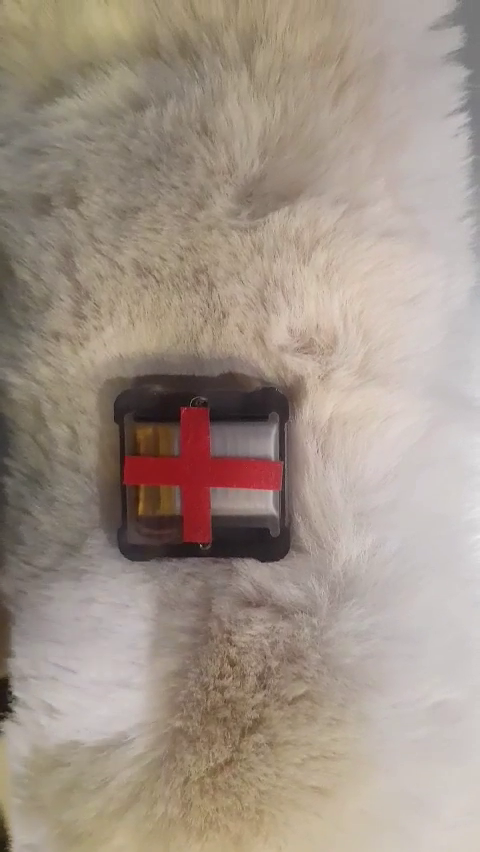
//> input picture frame 24 of openCV_HR/openCV_HR/3.mp4, 480 x 852 px
$ ./color_detection   (built with g++ and OpenCV 4)
//> lines starting //> are read from the running program, lines starting //| are printed output that depends on the picture; after the words box and inside, x2 and y2 are one past the last pixel; in counts of white or black regions, pixels touching at a corner belong together
### openCV_HR/openCV_HR/DataWriter.h
#pragma once

#include<iostream>
#include<chrono>
#include<vector>
#include<fstream>
#include<string>

struct DataBlock
{
	uint64_t miliseconds;
	DataBlock(uint64_t _time);
};

// 현재 사용중인 데이터 정보
struct DataBlock2 : public DataBlock
{
	float x;
	float y;
	DataBlock2(uint64_t _time, float _x, float _y);
};

struct DataBlock3 : public DataBlock2
{
	float z;
};

class CDataWriter {

private:
	std::vector<DataBlock2> mDataList;

public:
	CDataWriter();
	CDataWriter(const CDataWriter& Writer) = delete;
	CDataWriter(CDataWriter&& other) = delete;
	virtual ~CDataWriter();

	void Append(float _time, float _x ,float _y);
	void Append(const DataBlock2& _DataBlock);
	void WriteDataToFile(std::string _filename);
};

### openCV_HR/openCV_HR/DataWriter.cpp
#include "DataWriter.h"


DataBlock::DataBlock(uint64_t _time) : miliseconds(_time)
{
}


DataBlock2::DataBlock2(uint64_t _time, float _x, float _y)
	: DataBlock(_time), x(_x), y(_y)
{
}

CDataWriter::CDataWriter()
{
}


CDataWriter::~CDataWriter()
{

}

void CDataWriter::Append(float _time, float _x, float _y)
{
	mDataList.emplace_back(DataBlock2(_time, _x, _y));
}

// [4 lines left out: function Append, not called in this run]

void CDataWriter::WriteDataToFile(std::string _filename)
{

	std::ofstream fout;
	fout.open(_filename+".txt");

	for (auto& data : mDataList)
	{
		fout << data.miliseconds << "\t" << data.x << "\t" << data.y << std::endl;
	}
	fout.close();
}

### openCV_HR/openCV_HR/color detection.cpp
#include <opencv2/opencv.hpp>
#include <iostream>
#include "DataWriter.h"

using namespace cv;
using namespace std;

int main()
{

	CDataWriter DataWriter;

	int range_count = 0;

	Scalar red(0, 0, 255);
	//Scalar blue(255, 0, 0);
	//Scalar yellow(0, 255, 255);

	//Scalar magenta(255, 0, 255);


	Mat rgb_color = Mat(1, 1, CV_8UC3, red);
	Mat hsv_color;

	cvtColor(rgb_color, hsv_color, COLOR_BGR2HSV);


	int hue = (int)hsv_color.at<Vec3b>(0, 0)[0];
	int saturation = (int)hsv_color.at<Vec3b>(0, 0)[1];
	int value = (int)hsv_color.at<Vec3b>(0, 0)[2];


	cout << "hue = " << hue << endl;
	cout << "saturation = " << saturation << endl;
	cout << "value = " << value << endl;


	int low_hue = hue - 10;
	int high_hue = hue + 10;

	int low_hue1 = 0, low_hue2 = 0;
	int high_hue1 = 0, high_hue2 = 0;

	if (low_hue < 10) {
		range_count = 2;

		high_hue1 = 180;
		low_hue1 = low_hue + 180;
		high_hue2 = high_hue;
		low_hue2 = 0;
	}
	else if (high_hue > 170) {
		range_count = 2;

		high_hue1 = low_hue;
		low_hue1 = 180;
		high_hue2 = high_hue - 180;
		low_hue2 = 0;
	}
	else {
		range_count = 1;

		low_hue1 = low_hue;
		high_hue1 = high_hue;
	}


	cout << low_hue1 << "  " << high_hue1 << endl;
	cout << low_hue2 << "  " << high_hue2 << endl;


	//--- INITIALIZE VIDEOCAPTURE
	VideoCapture cap;

	//int deviceID = 0;					   // 0 = open default camera
	//int apiID = cv::CAP_ANY;      // 0 = autodetect default API

	//cap.open(deviceID + apiID);

	Mat img_frame, img_hsv;

	//---비디오로 할 때---
	cap.open("3.mp4");

	if (!cap.isOpened()) {
		cerr << "ERROR! Unable to open camera\n";
		return -1;
	}


	for (;;)
	{

		// wait for a new frame from camera and store it into 'frame'
		cap.read(img_frame);
//> img_frame is the input picture: 852 rows x 480 cols, CV_8UC3; mean B, G, R 135.9, 147.8, 162

		// check if we succeeded
		if (img_frame.empty()) {
			cerr << "ERROR! blank frame grabbed\n";
			break;
		}


		//HSV로 변환
		cvtColor(img_frame, img_hsv, COLOR_BGR2HSV);
//> img_hsv: 852 rows x 480 cols, CV_8UC3; mean H, S, V 27.2, 44.8, 162.1


		//지정한 HSV 범위를 이용하여 영상을 이진화
		Mat img_mask1, img_mask2;
		inRange(img_hsv, Scalar(low_hue1, 150, 50), Scalar(high_hue1, 255, 255), img_mask1);
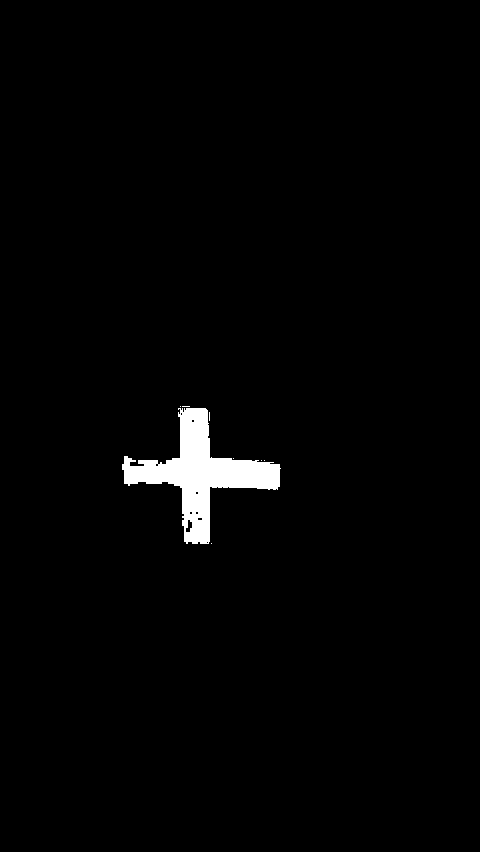
//> img_mask1: 852 rows x 480 cols, CV_8UC1; 1.7% white; 8 white regions (7 under 20 px), largest, box (x1, y1, x2, y2) and area: (122, 408, 281, 544) 7054
		if (range_count == 2) {
			inRange(img_hsv, Scalar(low_hue2, 150, 50), Scalar(high_hue2, 255, 255), img_mask2);
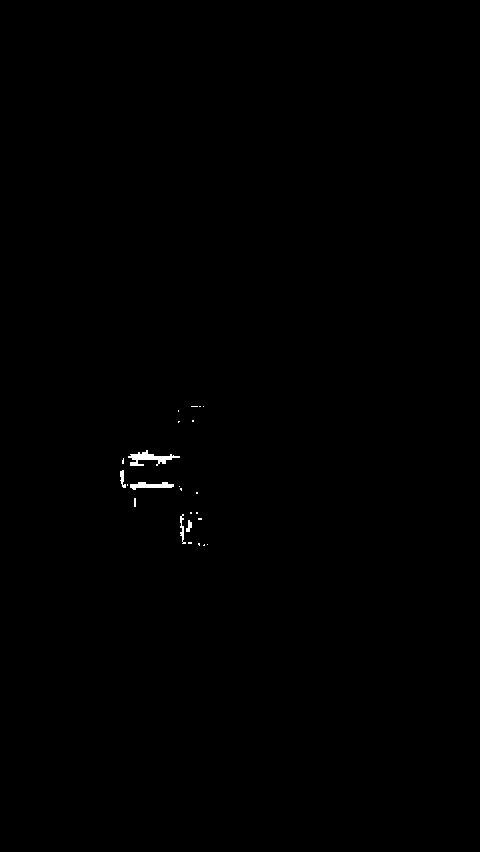
//> img_mask2: 852 rows x 480 cols, CV_8UC1; 0.2% white; 24 white regions (19 under 20 px), largest, box (x1, y1, x2, y2) and area: (128, 450, 180, 466) 336, (130, 482, 174, 490) 209, (180, 514, 186, 544) 73, (120, 470, 126, 488) 60, (186, 520, 192, 532) 44
			img_mask1 |= img_mask2;
		}


		//morphological opening 작은 점들을 제거
		erode(img_mask1, img_mask1, getStructuringElement(MORPH_ELLIPSE, Size(5, 5)));
		dilate(img_mask1, img_mask1, getStructuringElement(MORPH_ELLIPSE, Size(5, 5)));


		//morphological closing 영역의 구멍 메우기
		dilate(img_mask1, img_mask1, getStructuringElement(MORPH_ELLIPSE, Size(5, 5)));
		erode(img_mask1, img_mask1, getStructuringElement(MORPH_ELLIPSE, Size(5, 5)));
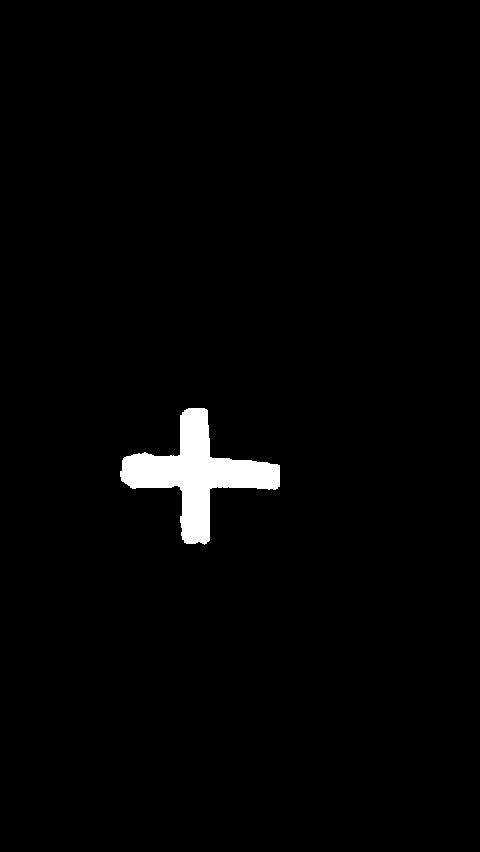
//> img_mask1: 852 rows x 480 cols, CV_8UC1; 1.9% white; 1 white region, box (x1, y1, x2, y2) and area: (120, 408, 280, 545) 7726


		//라벨링
		Mat img_labels, stats, centroids;
		int numOfLables = connectedComponentsWithStats(img_mask1, img_labels,
			stats, centroids, 8, CV_32S);
//> stats = [[0, 0, 480, 852, 401234], [120, 408, 160, 137, 7726]]; centroids = [[240.3, 424.6], [196.2, 473.9]]; numOfLables = 2


		int max = -1, idx = 0;

		for (int j = 1; j < numOfLables; ++j) {
			int area = stats.at<int>(j, CC_STAT_AREA); //가장 큰 영역을 얻어내서 max에 저장한다.
			if (max < area)
			{
				max = area;
				idx = j;
			}
		}
//> this loop made 1 pass
//> (area, max) on pass 1: (7726, 7726)
//> after the loop, max = 7726; idx = 1


		int left = stats.at<int>(idx, CC_STAT_LEFT);
//> left = 120
		int top = stats.at<int>(idx, CC_STAT_TOP);
//> top = 408
		int width = stats.at<int>(idx, CC_STAT_WIDTH);
//> width = 160
		int height = stats.at<int>(idx, CC_STAT_HEIGHT);
//> height = 137

		int right = left + width;
//> right = 280
		int bottom = top + height;
//> bottom = 545

		//--------------------------------------------------------------------
		int left_y = -1;

		for (int x = left - 20; x < left + 20; ++x)
			for (int y = top; y < bottom; ++y)
		{
			int b = img_frame.at<Vec3b>(y, x)[0];
			int g = img_frame.at<Vec3b>(y, x)[1];
			int r = img_frame.at<Vec3b>(y, x)[2];

			if ((r > 100) && (r*1.3 > g + b))  //원래 이진화된 영상에서 검사해야하지만 음 일단...빨강을 대강 찾음..
			{
				left_y = y;
				goto a;
			}
		}
//> this loop made 24 passes
		a:
		circle(img_frame, Point(left, left_y), 10, Scalar(0, 255, 0), 1);
//> img_frame: 852 rows x 480 cols, CV_8UC3; 56 pixels changed, all inside (x1, y1, x2, y2) = (110, 472, 131, 493)

		//--------------------------------------------------------------------
		int top_x = -1;


		for (int y = top; y < top + 20; ++y)
		{
			for (int x = left; x < right; ++x)
			{
				int b = img_frame.at<Vec3b>(y, x)[0];
				int g = img_frame.at<Vec3b>(y, x)[1];
				int r = img_frame.at<Vec3b>(y, x)[2];

				if ((r > 100) && (r*1.3 > g + b))
				{
					top_x = x;
					goto b;
				}
			}
		}
//> this loop made 1 pass

		b:

		circle(img_frame, Point(top_x, top), 10, Scalar(0, 255, 0), 1);
//> img_frame: 852 rows x 480 cols, CV_8UC3; mean B, G, R 135.9, 147.9, 162


		//--------------------------------------------------------------------

		int right_y = -1;
		for (int x = right - 30; x < right; ++x)
			for (int y = top; y < bottom; ++y)
			{
				int b = img_frame.at<Vec3b>(y, x)[0];
				int g = img_frame.at<Vec3b>(y, x)[1];
				int r = img_frame.at<Vec3b>(y, x)[2];

				if ((r > 100) && (r*1.3 > g + b))
				{
					right_y = y;

					goto c;
				}
			}

		c:
		circle(img_frame, Point(right, right_y), 10, Scalar(0, 255, 0), 1);
//> img_frame: 852 rows x 480 cols, CV_8UC3; mean B, G, R 135.8, 147.9, 162


		//--------------------------------------------------------------------
		int bottom_x = -1;

		for (int y = bottom - 20; y < bottom; ++y)
			for (int x = left; x < right; ++x)
			{
				int b = img_frame.at<Vec3b>(y, x)[0];
				int g = img_frame.at<Vec3b>(y, x)[1];
				int r = img_frame.at<Vec3b>(y, x)[2];

				if ((r > 100) && (r*1.3 > g + b))
				{
					bottom_x = x;
					break;
				}
			}
//> this loop made 20 passes
//> bottom_x on passes 1 to 12: 184, 184, 184, 184, 184, 184, 184, 184, 184, 184, 184, 184
//> after the loop, bottom_x = 199

		circle(img_frame, Point(bottom_x, bottom), 10, Scalar(0, 255, 0), 1);


		//Mat ROI = stats.adjustROI(top, bottom, left, right);


		int x = centroids.at<double>(idx, 0);
//> x = 196
		int y = centroids.at<double>(idx, 1);
//> y = 473
		// [10 lines of commented-out code are left out]
		line(img_frame, Point(left, left_y), Point(right, right_y), Scalar(0, 255, 255), 10);
		line(img_frame, Point(top_x, top), Point(bottom_x, bottom), Scalar(0, 255, 255), 10);
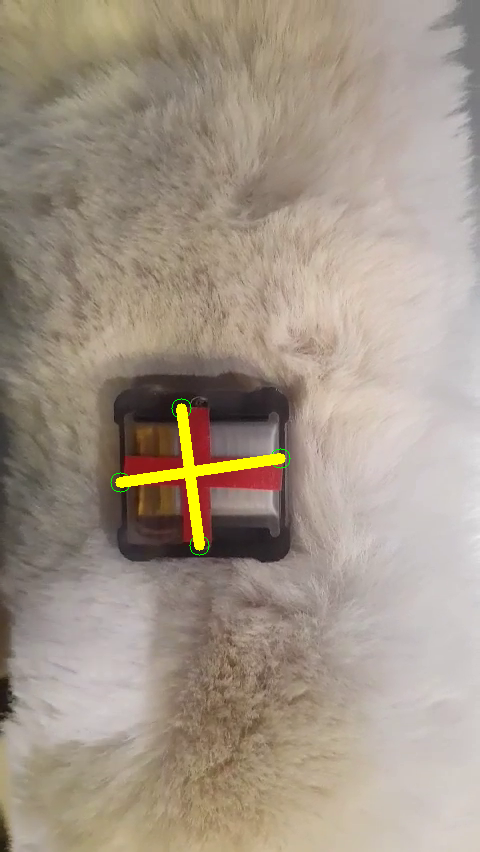
//> img_frame: 852 rows x 480 cols, CV_8UC3; mean B, G, R 135.5, 149.7, 163
		circle(img_frame, Point(x, y), 5, Scalar(255, 0, 0), 1);
//> img_frame: 852 rows x 480 cols, CV_8UC3; 28 pixels changed, all inside (x1, y1, x2, y2) = (191, 468, 202, 479)


		DataWriter.Append(cap.get(CAP_PROP_POS_MSEC),x,y);
//> in Append, `mDataList.emplace_back(DataBlock2(_time, _x, _y));`: mDataList = 1 item

		imshow("이진화 영상", img_mask1);
		imshow("원본 영상", img_frame);


		if (waitKey(5) >= 0)
//> the Esc key is pressed
			break;
	}
	DataWriter.WriteDataToFile("data");
//> the loop in WriteDataToFile, `for (auto& data : mDataList)` made 1 pass

	return 0;
}

$ run again, starting later in the video
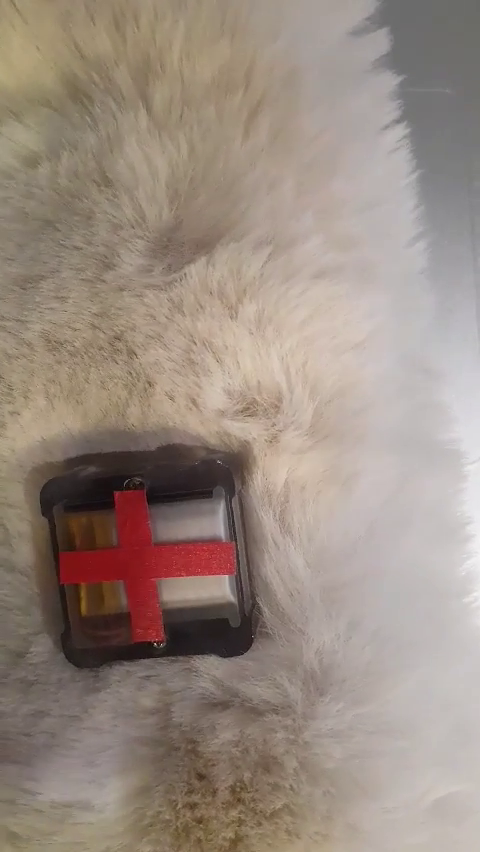
//> input picture frame 110 of openCV_HR/openCV_HR/3.mp4, 480 x 852 px
//> img_frame is the input picture: 852 rows x 480 cols, CV_8UC3; mean B, G, R 128.7, 139.2, 154.1
//> img_hsv: 852 rows x 480 cols, CV_8UC3; mean H, S, V 27, 46.5, 154.1
//> img_mask2: 852 rows x 480 cols, CV_8UC1; 0.45% white; 51 white regions (40 under 20 px), largest, box (x1, y1, x2, y2) and area: (126, 604, 162, 642) 595, (62, 534, 118, 554) 438, (66, 578, 119, 586) 225
//> `erode(img_mask1, img_mask1, getStructuringElement(MORPH_ELLIPSE, Size(..`:
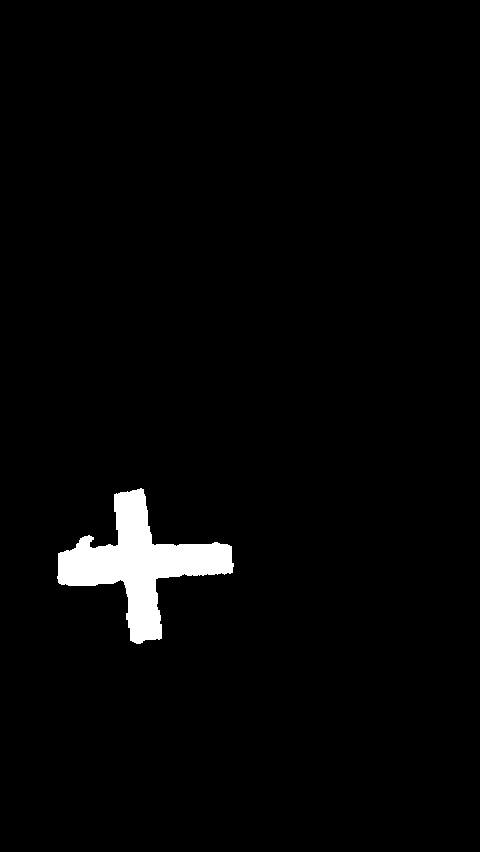
//> img_mask1: 852 rows x 480 cols, CV_8UC1; 2.4% white; 1 white region, box (x1, y1, x2, y2) and area: (57, 488, 234, 644) 9847
//> stats = [[0, 0, 480, 852, 399113], [57, 488, 177, 156, 9847]]; centroids = [[242, 422.1], [139, 563.6]]; numOfLables = 2
//> the loop `for (int j = 1; j < numOfLables; ++j)` made 1 pass
//> (area, max) on pass 1: (9847, 9847)
//> after the loop `for (int j = 1; j < numOfLables; ++j)`: max = 9847; idx = 1
//> left = 57
//> top = 488
//> width = 177
//> height = 156
//> right = 234
//> bottom = 644
//> the loop `for (int x = left - 20; x < left + 20; ++x)` made 24 passes
//> the loop `for (int y = top; y < top + 20; ++y)` made 3 passes
//> top_x on passes 1 to 2: -1, -1
//> the loop `for (int x = right - 30; x < right; ++x)` made 1 pass
//> the loop `for (int y = bottom - 20; y < bottom; ++y)` made 20 passes
//> bottom_x on passes 1 to 8: 132, 132, 132, 132, 132, 132, 132, 132
//> after the loop `for (int y = bottom - 20; y < bottom; ++y)`: bottom_x = 159
//> x = 139
//> y = 563
//> `line(img_frame, Point(top_x, top), Point(bottom_x, bottom), Scalar(0, ..`:
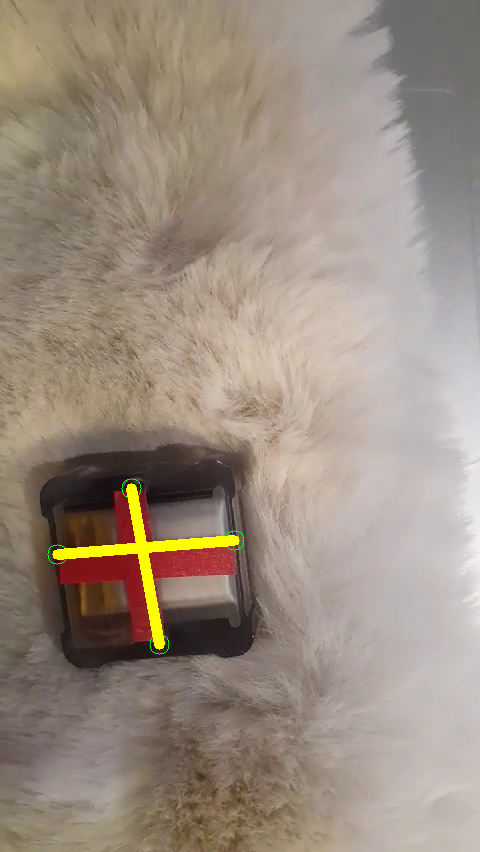
//> img_frame: 852 rows x 480 cols, CV_8UC3; mean B, G, R 128.3, 141.3, 155.2
//> mDataList = 1 item
//> the loop in WriteDataToFile, `for (auto& data : mDataList)` made 1 pass

$ run again, starting later in the video
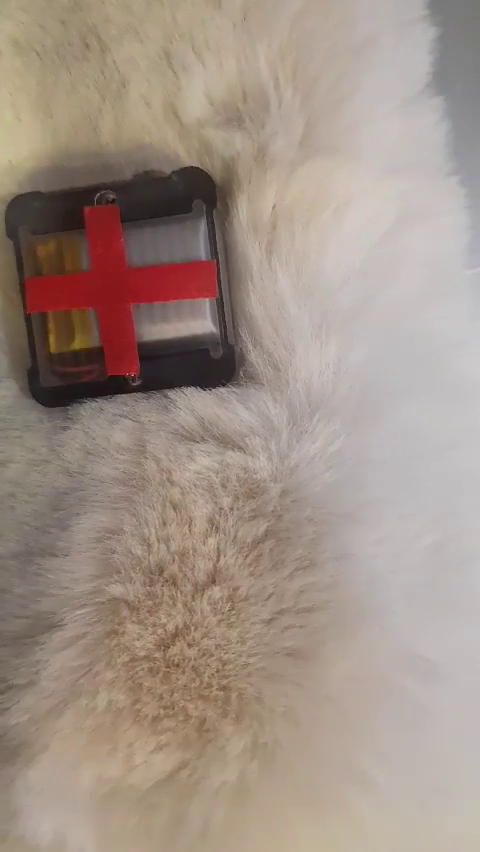
//> input picture frame 196 of openCV_HR/openCV_HR/3.mp4, 480 x 852 px
//> img_frame is the input picture: 852 rows x 480 cols, CV_8UC3; mean B, G, R 134.4, 145.3, 161.3
//> img_hsv: 852 rows x 480 cols, CV_8UC3; mean H, S, V 30.3, 46.6, 161.4
//> img_mask2: 852 rows x 480 cols, CV_8UC1; 0.59% white; 40 white regions (32 under 20 px), largest, box (x1, y1, x2, y2) and area: (20, 270, 90, 316) 1473, (80, 203, 116, 232) 397, (100, 240, 112, 256) 132
//> `erode(img_mask1, img_mask1, getStructuringElement(MORPH_ELLIPSE, Size(..`:
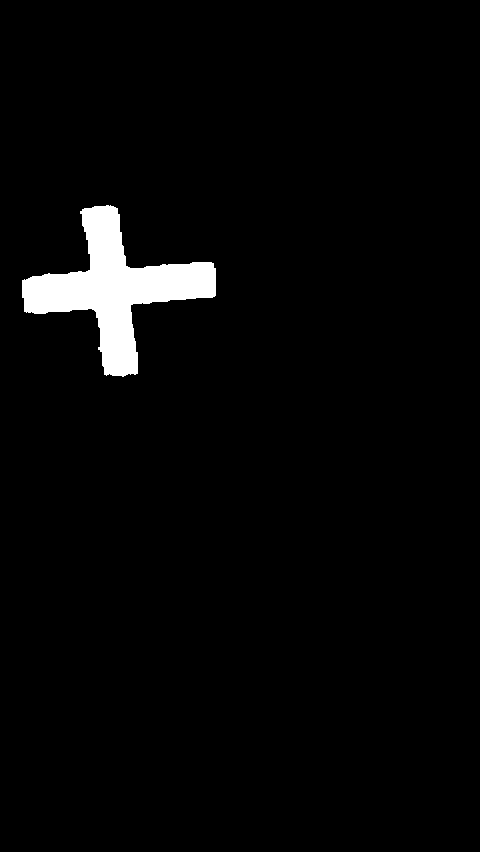
//> img_mask1: 852 rows x 480 cols, CV_8UC1; 2.9% white; 1 white region, box (x1, y1, x2, y2) and area: (22, 205, 216, 377) 11850
//> stats = [[0, 0, 480, 852, 397110], [22, 205, 194, 172, 11850]]; centroids = [[243.2, 429.6], [114.9, 288.3]]; numOfLables = 2
//> the loop `for (int j = 1; j < numOfLables; ++j)` made 1 pass
//> (area, max) on pass 1: (11850, 11850)
//> after the loop `for (int j = 1; j < numOfLables; ++j)`: max = 11850; idx = 1
//> left = 22
//> top = 205
//> width = 194
//> height = 172
//> right = 216
//> bottom = 377
//> the loop `for (int x = left - 20; x < left + 20; ++x)` made 25 passes
//> the loop `for (int y = top; y < top + 20; ++y)` made 1 pass
//> the loop `for (int x = right - 30; x < right; ++x)` made 1 pass
//> the loop `for (int y = bottom - 20; y < bottom; ++y)` made 20 passes
//> bottom_x on passes 1 to 8: 105, 105, 105, 106, 106, 106, 106, 106
//> after the loop `for (int y = bottom - 20; y < bottom; ++y)`: bottom_x = 108
//> x = 114
//> y = 288
//> `line(img_frame, Point(top_x, top), Point(bottom_x, bottom), Scalar(0, ..`:
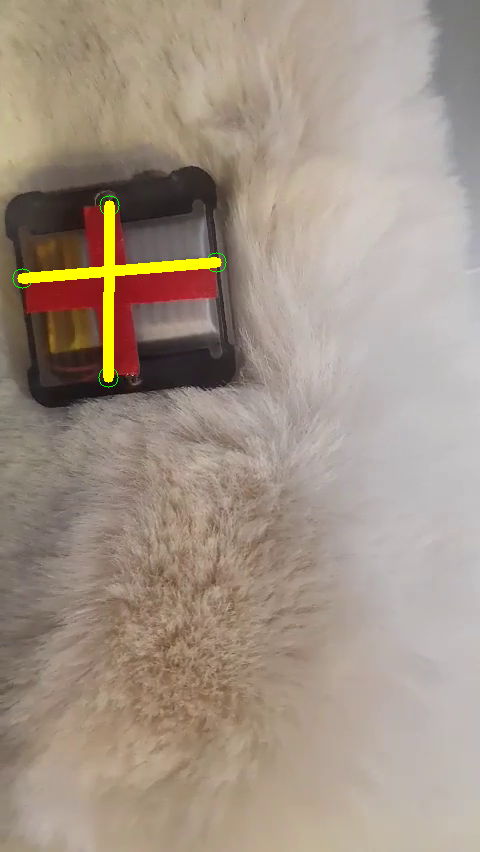
//> img_frame: 852 rows x 480 cols, CV_8UC3; mean B, G, R 134.1, 147.6, 162.6
//> mDataList = 1 item
//> the loop in WriteDataToFile, `for (auto& data : mDataList)` made 1 pass
